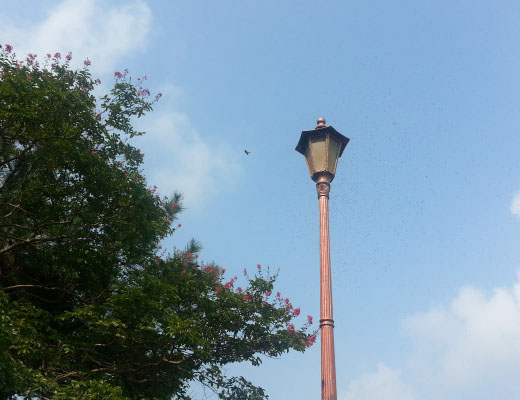
//> input picture OpenCV_test/image/bit_test.jpg, 520 x 400 px
$ ./7장연습문제17   (built with g++ and OpenCV 4)
//> lines starting //> are read from the running program, lines starting //| are printed output that depends on the picture
#include <opencv2/opencv.hpp>

using namespace std;
using namespace cv;

Mat image;

int threshold1,threshold2;

string title = "canny edge";

void onChange(int value, void* userdata) {
	Mat canny;
	Canny(image, canny, threshold1, threshold2);	//캐니에지
	imshow(title, canny);
}

int main() {
	image = imread("image/bit_test.jpg", 0);
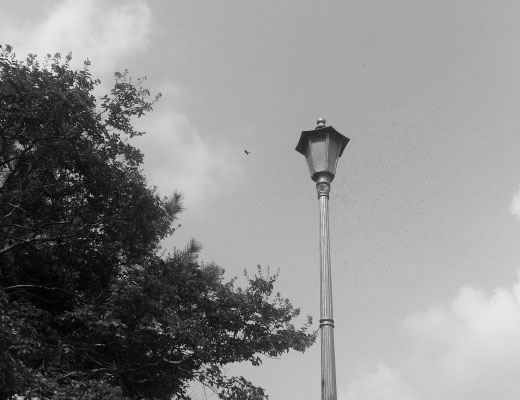
//> image: 400 rows x 520 cols, CV_8UC1; min 0, max 238, mean 139.5

	namedWindow(title);

	createTrackbar("th1", title, &threshold1, 255, onChange);
	createTrackbar("th2", title, &threshold2, 255, onChange);

	waitKey(0);
//> in onChange, `Canny(image, canny, threshold1, threshold2);`:
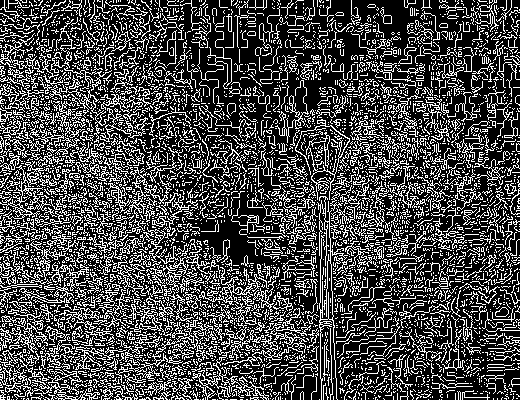
//> canny: 400 rows x 520 cols, CV_8UC1; 28.6% white in thin lines or dots
	return 0;
}

$ run again, with OpenCV_test/image/lightning1.jpg copied over OpenCV_test/image/bit_test.jpg
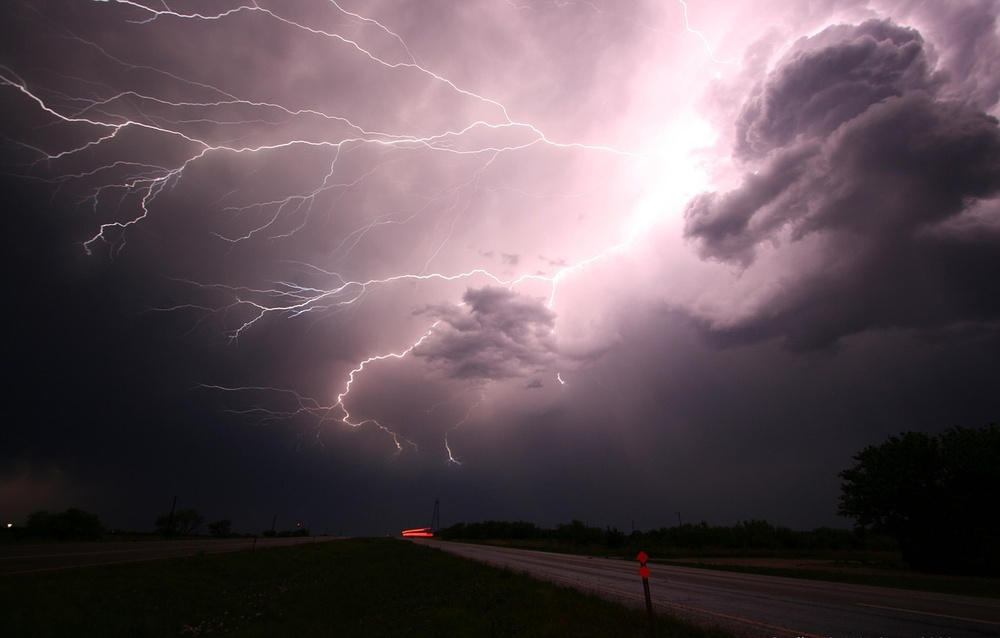
//> input picture OpenCV_test/image/lightning1.jpg, 1000 x 638 px, shrunk from 1280 x 817 before the run
//> `image = imread("image/bit_test.jpg", 0);`:
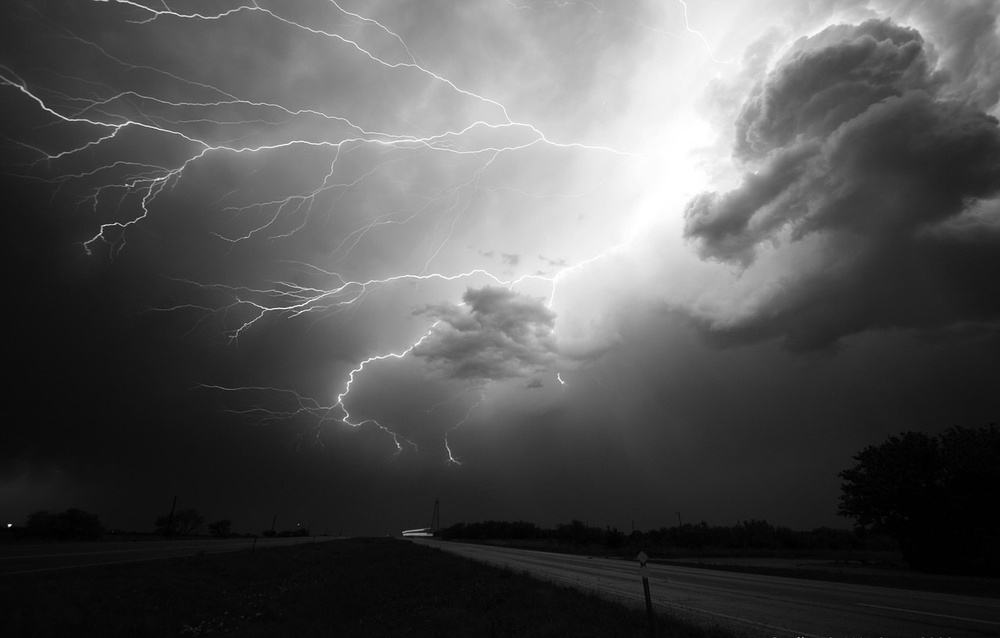
//> image: 638 rows x 1000 cols, CV_8UC1; min 0, max 255, mean 83.2
//> in onChange, `Canny(image, canny, threshold1, threshold2);`:
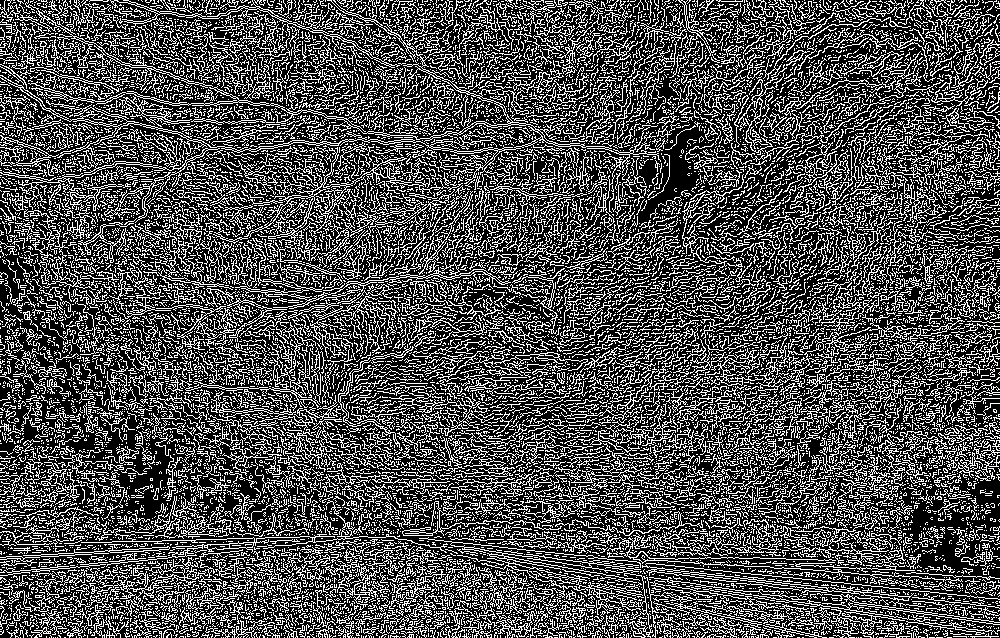
//> canny: 638 rows x 1000 cols, CV_8UC1; 30.8% white in thin lines or dots

$ run again, with OpenCV_test/image/m1_woman1.jpg copied over OpenCV_test/image/bit_test.jpg
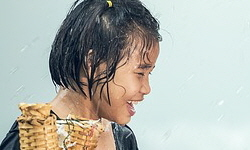
//> input picture OpenCV_test/image/m1_woman1.jpg, 250 x 150 px
//> `image = imread("image/bit_test.jpg", 0);`:
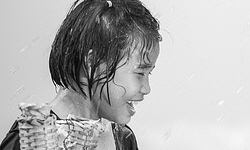
//> image: 150 rows x 250 cols, CV_8UC1; min 0, max 255, mean 178.7
//> in onChange, `Canny(image, canny, threshold1, threshold2);`:
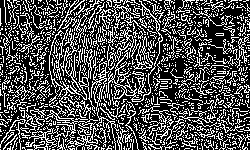
//> canny: 150 rows x 250 cols, CV_8UC1; 31.5% white in thin lines or dots
